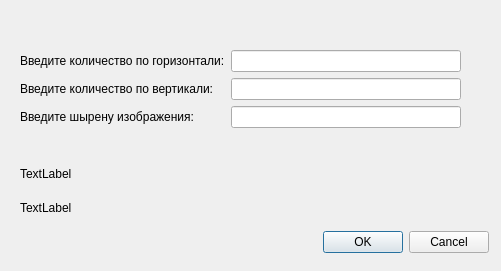
<?xml version="1.0" encoding="UTF-8"?>
<ui version="4.0">
 <class>Dialog_Split</class>
 <widget class="QDialog" name="Dialog_Split">
  <property name="geometry">
   <rect>
    <x>0</x>
    <y>0</y>
    <width>501</width>
    <height>271</height>
   </rect>
  </property>
  <property name="windowTitle">
   <string>Разбиение изображения</string>
  </property>
  <widget class="QWidget" name="formLayoutWidget">
   <property name="geometry">
    <rect>
     <x>20</x>
     <y>50</y>
     <width>441</width>
     <height>101</height>
    </rect>
   </property>
   <layout class="QFormLayout" name="formLayout">
    <item row="0" column="0">
     <widget class="QLabel" name="label">
      <property name="text">
       <string>Введите количество по горизонтали:</string>
      </property>
     </widget>
    </item>
    <item row="0" column="1">
     <widget class="QLineEdit" name="lineEdit_N"/>
    </item>
    <item row="1" column="0">
     <widget class="QLabel" name="label_2">
      <property name="text">
       <string>Введите количество по вертикали:</string>
      </property>
     </widget>
    </item>
    <item row="1" column="1">
     <widget class="QLineEdit" name="lineEdit_M"/>
    </item>
    <item row="2" column="0">
     <widget class="QLabel" name="label_3">
      <property name="text">
       <string>Введите шырену изображения:</string>
      </property>
     </widget>
    </item>
    <item row="2" column="1">
     <widget class="QLineEdit" name="lineEdit_D"/>
    </item>
   </layout>
  </widget>
  <widget class="QDialogButtonBox" name="buttonBox">
   <property name="geometry">
    <rect>
     <x>320</x>
     <y>230</y>
     <width>169</width>
     <height>25</height>
    </rect>
   </property>
   <property name="standardButtons">
    <set>QDialogButtonBox::Cancel|QDialogButtonBox::Ok</set>
   </property>
  </widget>
  <widget class="QWidget" name="verticalLayoutWidget">
   <property name="geometry">
    <rect>
     <x>20</x>
     <y>160</y>
     <width>441</width>
     <height>61</height>
    </rect>
   </property>
   <layout class="QVBoxLayout" name="verticalLayout">
    <item>
     <widget class="QLabel" name="label_max_x">
      <property name="text">
       <string>TextLabel</string>
      </property>
     </widget>
    </item>
    <item>
     <widget class="QLabel" name="label_max_y">
      <property name="text">
       <string>TextLabel</string>
      </property>
     </widget>
    </item>
   </layout>
  </widget>
 </widget>
 <resources/>
 <connections/>
</ui>
